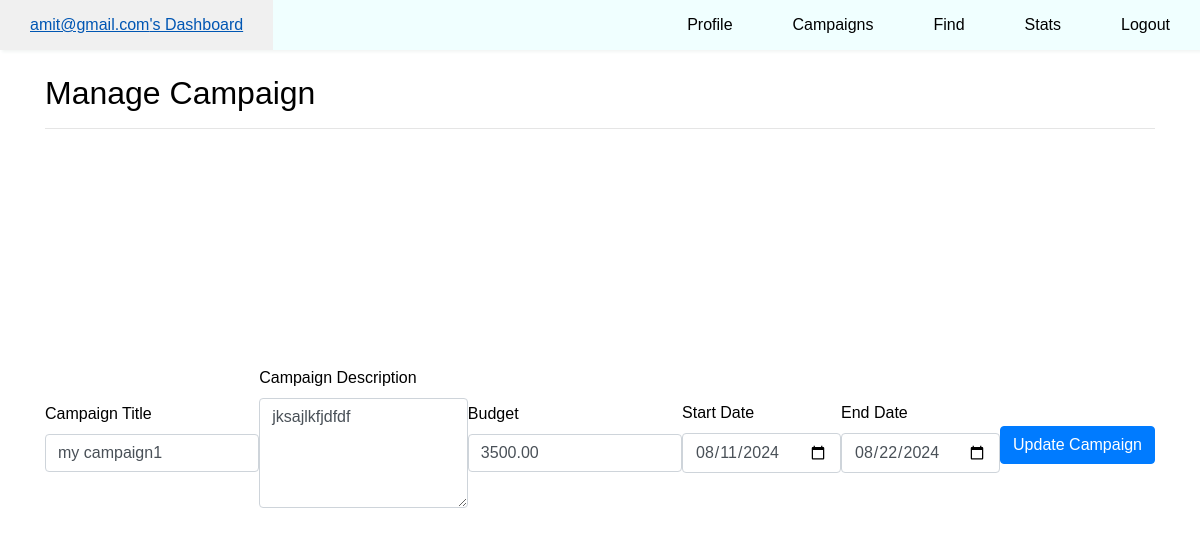
The app's page /campaignManagment/1 (signed in) with its own data.
### model.py (models this page shows, shortened)
class User(db.Model):
    id = db.Column(db.Integer, primary_key = True)
    name = db.Column(db.String, unique = False, nullable = True, default=lambda: '')
    email = db.Column(db.String, unique = True, nullable = False)
    password = db.Column(db.String, nullable = False)
    isAdmin = db.Column(db.Boolean, default = False)
    isInfluencer = db.Column(db.Boolean, default = False)
    isSponsor = db.Column(db.Boolean, default = False)
    isBlacklist = db.Column(db.Boolean, default = False)

class Campaign(db.Model):
    campaign_id = db.Column(db.Integer, primary_key=True)
    sponsor_id = db.Column(db.Integer, db.ForeignKey('sponsor.sponsor_id'), nullable=False)
    title = db.Column(db.String, nullable=False)
    description = db.Column(db.Text, nullable=False)
    budget = db.Column(db.Numeric(10, 2), nullable=False)
    start_date = db.Column(db.Date, nullable=False)
    end_date = db.Column(db.Date, nullable=False)
    status = db.Column(db.String, nullable=False)
    sponsor = db.relationship('Sponsor', backref=db.backref('campaigns', lazy=True))

### app.py (the view, shortened to what this page needs)
@app.route('/campaignManagment/<int:campaign_id>', methods = ['GET', 'POST'])
def campaignManagement(campaign_id):
    user = getUserInfo()
    if 'id' not in session:
        return redirect(url_for('login'))
    id = session['id']
    user = User.query.filter_by(id=id).first()
    if user is None or not user.isSponsor:
        return redirect(url_for('login'))
    campaign = Campaign.query.filter_by(campaign_id=campaign_id, sponsor_id=user.id).first()
    if not campaign:
        flash("Campaign not found", "danger")
        return redirect(url_for('campaigns'))
    return render_template('campaignManagement.html', campaign=campaign, nav_type = user)

### helper.py (called while the page is built)
def getUserInfo():
    if 'id' in session:
        current_user = User.query.filter_by(id = session['id']).first()
        if current_user:
            usr_id = current_user.id
            email = current_user.email
            isAdmin = current_user.isAdmin
            isInfluencer = current_user.isInfluencer
            isSponsor = current_user.isSponsor
            return {'usr_id':usr_id, 'email':email, 'isAdmin':isAdmin, 'isInfluencer':isInfluencer, 'isSponsor':isSponsor}
        else:
            return None

### templates/campaignManagement.html (shortened to what this page needs)
{% extends './layouts/layout.html' %}
{% block body %}
    {% include './components/navbar.html' %}
    {% include './components/sponsor/campaignManagement.html' %}
{% endblock %}

### templates/components/navbar.html (shortened to what this page needs)
<nav>
    <ul>
        {% if nav_type.isSponsor == 1 %}
        <li><a href="{{ url_for('index') }}">{{ nav_type.email }}'s Dashboard</a></li>
        <li><a href="{{ url_for('profile') }}">Profile</a></li>
        <li><a href="{{ url_for('campaigns') }}">Campaigns</a></li>
        <li><a href="#">Find</a></li>
        <li><a href="#">Stats</a></li>
        <li><a href="{{ url_for('logout') }}">Logout</a></li>
        {% endif %}
    </ul>
</nav>

### templates/components/sponsor/campaignManagement.html
<div class="container mt-4">
    <h2>Manage Campaign</h2>
    <hr>
    <form method="POST">
        <div class="mb-3">
            <label for="title" class="form-label">Campaign Title</label>
            <input type="text" class="form-control" id="title" name="title" value="{{ campaign.title }}" required>
        </div>
        <div class="mb-3">
            <label for="description" class="form-label">Campaign Description</label>
            <textarea class="form-control" id="description" name="description" rows="4" required>{{ campaign.description }}</textarea>
        </div>
        <div class="mb-3">
            <label for="budget" class="form-label">Budget</label>
            <input type="number" class="form-control" id="budget" name="budget" value="{{ campaign.budget }}" required>
        </div>
        <div class="mb-3">
            <label for="start_date" class="form-label">Start Date</label>
            <input type="date" class="form-control" id="start_date" name="start_date" value="{{ campaign.start_date }}" required>
        </div>
        <div class="mb-3">
            <label for="end_date" class="form-label">End Date</label>
            <input type="date" class="form-control" id="end_date" name="end_date" value="{{ campaign.end_date }}" required>
        </div>
        <button type="submit" class="btn btn-primary">Update Campaign</button>
    </form>
</div>

### static/style.css (style rules this page uses)
* { margin:0; padding:0; }
body { padding: 0; margin: 0; font-family: 'Franklin Gothic Medium', 'Arial Narrow', Arial, sans-serif; color: #000; min-height: 100vh; }
nav { background-color: azure; box-shadow: 2px 2px 3px rgb(242,245,244); }
nav ul { width: 100%; list-style: none; display: flex; justify-content: flex-end; align-items: center; }
nav li { height: 50px; }
nav a { height: 100%; padding: 0 30px; text-decoration: none; display: flex; align-items: center; color: black; }
nav li:first-child { margin-right: auto; }
form { display: flex; justify-content: center; align-items: center; min-height: 75vh; font-family: 'Franklin Gothic Medium', 'Arial Narrow', Arial, sans-serif; width: 100%; }

### records on screen
User: email "amit@gmail.com"
Campaign: title "my campaign1", description "jksajlkfjdfdf", budget "3500.00", start_date "08/11/2024", end_date "08/22/2024"
